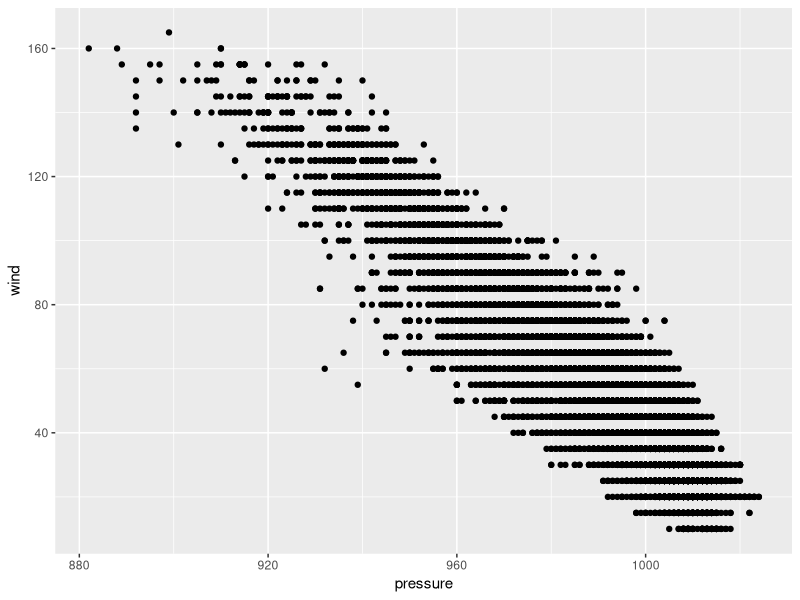

Write R code to recreate this figure.
## ---- chunk 1
library(tidyverse)
## ---- chunk 2
storms %>%
  ggplot(mapping = aes(x = pressure, y = wind)) +
  geom_point()
